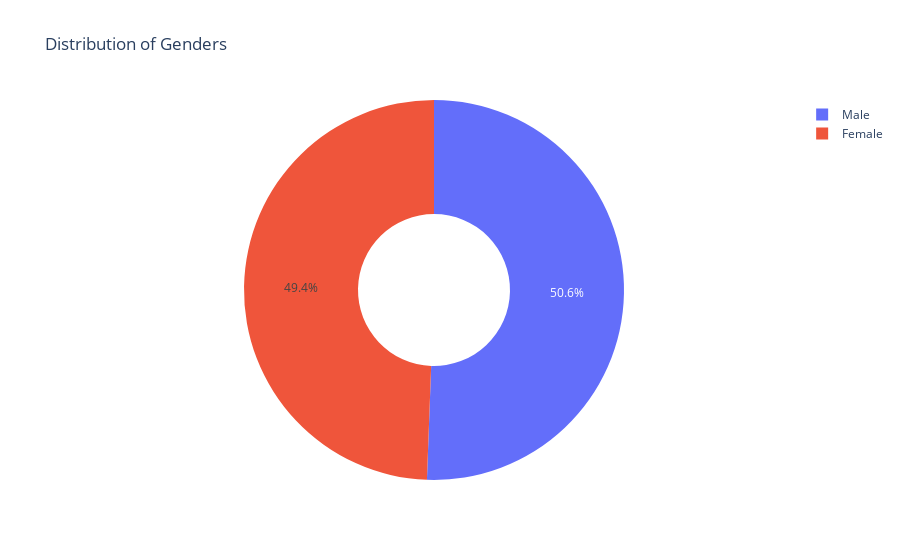

Write notebook code for a chart like this one.
### Markdown cell above
From the plots above:

Obesity type III is prevalent for people of weight 100 and above.
For the age plot, people between ages 20 and 30 are mostly affected with Obesity type III.
Obesity type II is prevalent for people of height 1.8.

### Code cell
import plotly.express as px

# Calculate the count of each category
gender_counts = visual_df['Gender'].value_counts()

# Create a pie chart using Plotly
fig = px.pie(names=gender_counts.index, values=gender_counts.values,
             title='Distribution of Genders', hole=0.4)
fig.show()

### Figure 1 — Plotly figure (JSON) as saved in the notebook; plotly's stock layout.template omitted (floating-point values rounded to 4 significant figures)
{"data": [{"domain": {"x": [0, 1], "y": [0, 1]}, "hole": 0.4, "hovertemplate": "label=%{label}<br>value=%{value}<extra></extra>", "labels": ["Male", "Female"], "legendgroup": "", "name": "", "showlegend": true, "type": "pie", "values": [1068, 1043]}], "layout": {"legend": {"tracegroupgap": 0}, "title": {"text": "Distribution of Genders"}}}
